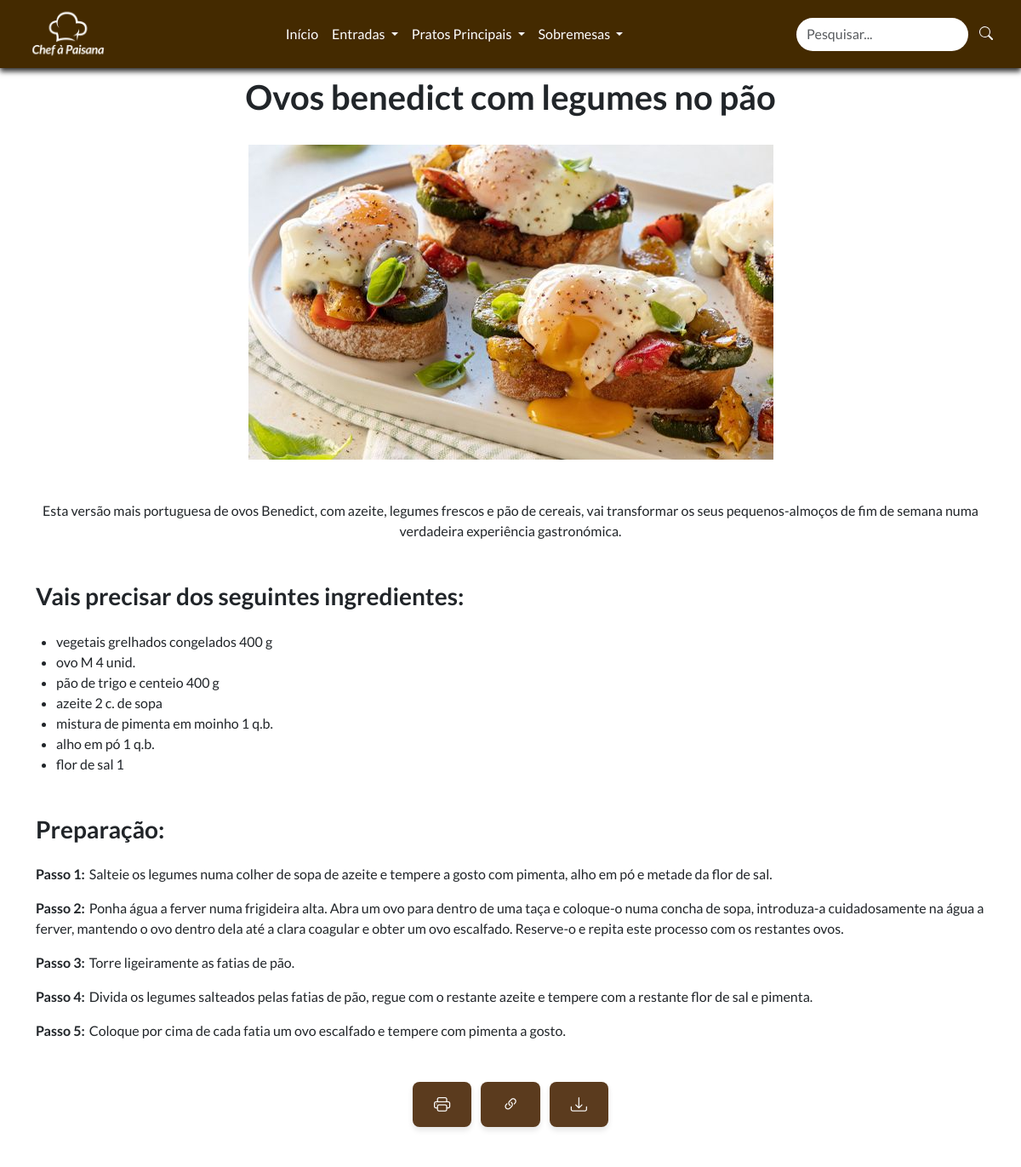
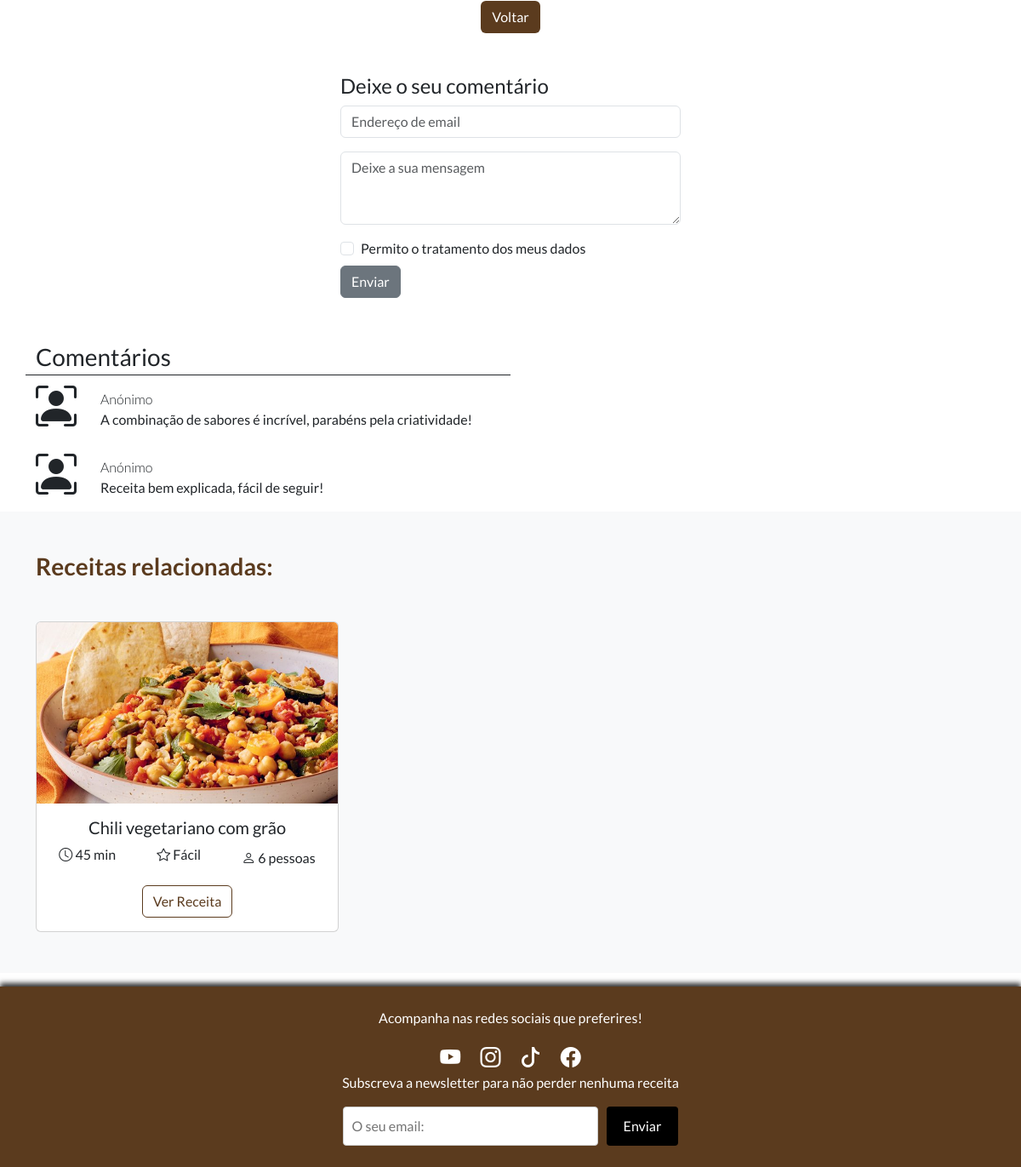
The page /receita.php?id=13 on the database its author committed (2 pictures, top to bottom).
### tables this page shows
CREATE TABLE IF NOT EXISTS `receitas` (
  `id` int(11) unsigned NOT NULL AUTO_INCREMENT,
  `imagem` varchar(128) DEFAULT NULL,
  `titulo` varchar(50) DEFAULT NULL,
  `ingredientes` text DEFAULT NULL,
  `temp_prep` int(11) DEFAULT NULL,
  `preparacao` longtext DEFAULT NULL,
  `dificuldade` varchar(50) DEFAULT NULL,
  `n_pessoas` int(11) DEFAULT NULL,
  `tipo_receita` varchar(50) DEFAULT NULL,
  `descricao` text DEFAULT NULL,
  PRIMARY KEY (`id`)
);

CREATE TABLE IF NOT EXISTS `comentarios` (
  `id` int(11) unsigned NOT NULL AUTO_INCREMENT,
  `receitaId` int(11) unsigned NOT NULL DEFAULT 0,
  `email` varchar(50) DEFAULT '0',
  `mensagem` text NOT NULL,
  PRIMARY KEY (`id`)
);

### receita.php (the view, shortened to what this page needs)
<?php
$user ='projeto';
$pass = 'web';
$database = 'projetoweb';
try{
  $dbh = new PDO('mysql:host=localhost:3307;charset=utf8;dbname='.$database, $user, $pass);
}catch(PDOException $e){
  echo $e;
}
$id = isset($_GET['id']) ? intval($_GET['id']) : 0;
$sql = 'SELECT * FROM receitas WHERE id = :id';
$stmt = $dbh->prepare($sql);
$stmt->execute([':id' => $id]);
$receita = $stmt->fetch(PDO::FETCH_ASSOC);
$tipoReceitaAtual = $receita['tipo_receita'];
$sqlRelacionadas = 'SELECT * FROM receitas WHERE tipo_receita = :tipo_receita AND id != :id LIMIT 3';
$stmtRelacionadas = $dbh->prepare($sqlRelacionadas);
$stmtRelacionadas->execute([':tipo_receita' => $tipoReceitaAtual, ':id' => $receita['id']]);
$receitasRelacionadas = $stmtRelacionadas->fetchAll(PDO::FETCH_ASSOC);
?>
<!DOCTYPE html>
<html lang="pt">
<head>
    <?php require ('includes/linkscss.php') ?>
</head>
<body>
<?php require ('includes/header.php') ?>
<?php require ('includes/connections.php') ?>
<div id="parteImprimir" class="container mt-4 mb-5">
    <div class="text-center">
        <h1 class="fw-bold" style="margin-top: 90px"><?php echo $receita['titulo']; ?></h1>
        <img src="imgs/<?php echo $receita['imagem']; ?>" alt="<?php echo $receita['titulo']; ?>" class="img-fluid my-4">
        <p class="mt-4"><?php echo htmlspecialchars($receita['descricao']); ?></p>
        <h3 style="text-align: left" class="fw-bold mt-5 mb-4">Vais precisar dos seguintes ingredientes:</h3>
        <ul class="list-group ms-4">
            <?php
            $ingredientes = explode(',', $receita['ingredientes']);
            foreach ($ingredientes as $ingrediente): ?>
                <li style="text-align: left"><?php echo trim($ingrediente); ?></li>
            <?php endforeach; ?>
        </ul>
        <h3 style="text-align: left" class="fw-bold mt-5 mb-4">Preparação:</h3>
        <div>
            <?php
            $preparacao = explode(';', $receita['preparacao']);
            foreach ($preparacao as $preparacao):
                preg_match('/(Passo \d+:)(.*)/', $preparacao, $matches);
                ?>
                <p style="text-align: left">
                    <strong><?php echo htmlspecialchars($matches[1]); ?></strong><span style="margin-left: 5px;"></span><?php echo htmlspecialchars(trim($matches[2])); ?>
                </p>
            <?php endforeach; ?>
        </div>
    </div>
</div>
          <div class="text-center mt-3 mb-5">
            <div class="tooltip-container">
                <button class="btn-print me-2" onclick="window.print()">
                    <i class="bi bi-printer"></i>
                </button>
            </div>
            <div class="tooltip-container">
                <button class="btn-copy me-2" onclick="copiarLink()">
                    <i class="bi bi-link-45deg"></i>
                </button>
            </div>
            <div class="tooltip-container">
                <button class="btn-download" onclick="downloadReceita()">
                    <i class="bi bi-download"></i>
                </button>
            </div>
        </div>
        <div class="text-center mt-1 mb-5">
            <button onclick="history.back()" class="btn" style="color: white; background-color: #5b3b1e;">Voltar</button>
        </div>
        <div style="width: 400px;" class="mt-3 mb-5 mx-auto">
            <h4>Deixe o seu comentário</h4>
            <form action="comentarioinserir.php" method="POST">
                <div class="mb-3">
                    <input type="email" name="email" class="form-control" placeholder="Endereço de email" required>
                </div>
                <div class="mb-3">
                    <textarea name="mensagem" class="form-control" rows="3" placeholder="Deixe a sua mensagem" required></textarea>
                </div>
                <div class="form-check mt-2 mb-2">
                    <input name="aceito" class="form-check-input" type="checkbox" value="1" id="com-check" required>
                    <label class="form-check-label" for="com-check">
                        Permito o tratamento dos meus dados
                    </label>
                </div>
                <button type="submit" class="btn btn-secondary">Enviar</button>
            </form>
        </div>
        <?php
        $sql = 'SELECT * FROM comentarios WHERE receitaId = :i ORDER BY id DESC';
        $stmt = $dbh->prepare($sql);
        $stmt->bindValue(':i', $id);
        $stmt->execute();
        if(!$stmt || $stmt->rowCount() == 0){
            $resultados = false;
        }else $resultados = true;
        ?>
        <div class="container">
            <div class="row">
                <div class="col-6 fs-3 border-bottom border-dark">Comentários</div>
            </div>
            <?php
            if($resultados){
                while($c = $stmt->fetchObject()){
            ?>
                    <div class="row">
                        <div class="col-auto">
                            <i class="bi bi-person-bounding-box" style="font-size:48px;"></i>
                        </div>
                        <div class="col p-3">
                            <div class="fw-light">Anónimo </div>
                            <div><?= $c->mensagem ?></div>
                        </div>
                    </div>
            <?php
                }
            }else{
                echo '<p>Ainda não foram inseridos comentários.</p>';
            }
            ?>
        </div>
        <section class="bg-light py-5">
            <div class="container">
                <h3 class="text-start fw-bold mb-5" style="color: #5b3b1e;">Receitas relacionadas:</h3>
                <div class="row g-4">
                    <?php if (!empty($receitasRelacionadas)): ?>
                    <?php foreach ($receitasRelacionadas as $receitaRelacionada): ?>
                    <div class="col-md-4">
                        <div class="card">
                            <img src="imgs/<?php echo $receitaRelacionada['imagem']; ?>" class="card-img-top" alt="<?php echo $receitaRelacionada['titulo']; ?>">
                            <div class="card-body text-center">
                                <h5 class="card-title"><?php echo $receitaRelacionada['titulo']; ?></h5>
                                <div class="d-flex justify-content-center align-items-center mb-3">
                                    <div class="me-5 mb-2"><i class="bi bi-clock"></i> <?php echo $receitaRelacionada['temp_prep']; ?> min</div>
                                    <div class="me-5 mb-2"><i class="bi bi-star"></i> <?php echo $receitaRelacionada['dificuldade']; ?></div>
                                    <div><i class="bi bi-person"></i> <?php echo $receitaRelacionada['n_pessoas']; ?> pessoas</div>
                                </div>
                                <a href="receita.php?id=<?php echo $receitaRelacionada['id']; ?>" class="btn"
                                    style="border: 1px solid #5b3b1e; color: #5b3b1e; background-color: transparent;"
                                    onmouseover="this.style.backgroundColor='#5b3b1e'; this.style.color='white';"
                                    onmouseout="this.style.backgroundColor='transparent'; this.style.color='#5b3b1e';">
                                    Ver Receita
                                </a>
                            </div>
                        </div>
                    </div>
                    <?php endforeach; ?>
                    <?php else: ?>
                    <h4>Nenhuma receita relacionada encontrada.</h4>
                    <?php endif; ?>
                </div>
            </div>
        </section>
<?php require ('includes/footer.php') ?>
</body>
</html>

### includes/linkscss.php (shortened to what this page needs)
<link rel="stylesheet" href="css/bootstrap.min.css">
<link rel="stylesheet" href="css/bootstrap-icons.min.css">
<link rel="stylesheet" href="css/style.css">
<link rel="stylesheet" href="https://cdnjs.cloudflare.com/ajax/libs/font-awesome/6.0.0/css/all.min.css">

### includes/header.php (shortened to what this page needs)
<?php require ('includes/linkscss.php')?>
    <nav class="navbar navbar-expand-lg navbar-expand-md" id="navbar">
      <a href="index.php" class="navbar-brand ms-3 me-5" id="logo"><img src="imgs/logonb1.png" alt=""></a>
      <div class="collapse navbar-collapse ms-5" id="mynavbar">
        <ul class="navbar-nav m-auto">
          <li class="nav-item">
            <a href="index.php" class="nav-link">Início</a>
          </li>
         <li class="nav-item dropdown">
          <a
            href="#"
            class="nav-link dropdown-toggle"
            id="entradasDropdown"
            role="button"
            data-bs-toggle="dropdown"
            aria-expanded="false">
            Entradas
          </a>
        </li>
          <li class="nav-item dropdown">
            <a
              href="#"
              class="nav-link dropdown-toggle"
              id="pratosPrincipaisDropdown"
              role="button"
              data-bs-toggle="dropdown"
              aria-expanded="false">
              Pratos Principais
            </a>
          </li>
         <li class="nav-item dropdown">
          <a
            href="#"
            class="nav-link dropdown-toggle"
            id="sobremesasDropdown"
            role="button"
            data-bs-toggle="dropdown"
            aria-expanded="false">
            Sobremesas
          </a>
        </li>
        </ul>
        <form class="d-flex" action="pesquisa.php" method="GET">
          <input type="text" name="query" class="form-control me-2" placeholder="Pesquisar..." required>
          <button type="submit" class="me-2" id="btn">
          </button>
        </form>
      </div>
    </nav>

### includes/footer.php (shortened to what this page needs)
<?php require ('includes/linkscss.php')?>
    <footer class="footer mt-3">
      <div class="footer-content">
        <p>Acompanha nas redes sociais que preferires!</p>
        <div class="social-icons">
          <a href="#"><i class="bi bi-youtube"></i></a>
          <a href="#"><i class="bi bi-instagram"></i></a>
          <a href="#"><i class="bi bi-tiktok"></i></a>
          <a href="#"><i class="bi bi-facebook"></i></i></a>
        </div>
        <p>Subscreva a newsletter para não perder nenhuma receita</p>
        <form id="newsletterForm" action="newsletter.php" method="POST" style="display: flex; justify-content: center; margin-top: 10px;">
          <input type="email" name="email" placeholder="O seu email:" required style="padding: 10px; width: 25%; margin-right: 10px; border: 1px solid #ccc; border-radius: 4px;">
          <button type="submit" style="padding: 10px 20px; background-color:rgb(0, 0, 0); color: #fff; border: none; border-radius: 4px; cursor: pointer; transition: background-color 0.3s;">Enviar</button>
        </form>
        </div>
    </footer>

### css/style.css (style rules this page uses)
* { margin: 0; padding: 0; text-decoration: none; scroll-behavior: smooth; font-family: 'Lato', sans-serif; }
#navbar { background: #442a00; padding: 20px; display: flex; justify-content: center; position: fixed; top: 0; width: 100%; box-shadow: 0 4px 6px rgba(0, 0, 0, 0.8); z-index: 10; }
.navbar-brand img { position: absolute; z-index: 100; top: -20px; left: 20px; height: 120px; }
.nav-item .nav-link { color: white; font-size: 16px; font-weight: 400; transition: 0.15s; }
#navbar input { background: white; border-radius: 50px; border: white; color: rgb(0, 0, 0); }
#btn { border-radius: 5px; padding: 5px; border: none; background: transparent; transition: 0.15s; margin-bottom: 5px; }
.btn-print, .btn-copy, .btn-download { background-color: #5b3b1e; color: white; padding: 12px 25px; font-size: 1.2rem; border: none; border-radius: 8px; cursor: pointer; text-transform: uppercase; transition: all 0.3s ease; box-shadow: 0 4px 6px rgba(0, 0, 0, 0.1); }
.tooltip-container { position: relative; display: inline-block; }

### includes/footer.php (style rules this page uses)
html, body { height: 100%; margin: 0; }
.footer { background-color: #5b3b1e; color: #fff; padding: 25px 0; text-align: center; width: 100%; margin: 0; bottom: 0; position: relative; box-shadow: 0 -4px 6px rgba(0, 0, 0, 0.8); }
.footer .social-icons a { color: #fff; margin: 0 10px; font-size: 24px; text-decoration: none; }

### rows shown on the page
receitas: titulo "Ovos benedict com legumes no pão", imagem (picture), descricao "Esta versão mais portuguesa de ovos Benedict, com azeite, legumes frescos e pão de cereais, vai transformar os seus pequenos-almoços de fim de semana numa verdadeira experiência gastronómica.", ingredientes "vegetais grelhados congelados 400 g", ingredientes "ovo M 4 unid.", ingredientes "pão de trigo e centeio 400 g", ingredientes "azeite 2 c. de sopa", ingredientes "mistura de pimenta em moinho 1 q.b.", ingredientes "alho em pó 1 q.b.", ingredientes "flor de sal 1"
comentarios: mensagem "A combinação de sabores é incrível, parabéns pela criatividade!"
comentarios: mensagem "Receita bem explicada, fácil de seguir!"
receitas: imagem (picture), titulo "Chili vegetariano com grão", temp_prep "45", dificuldade "Fácil", n_pessoas "6"

### other values the page prints
$matches[1] "Passo 1:"
$matches[2] "Salteie os legumes numa colher de sopa de azeite e tempere a gosto com pimenta, alho em pó e metade da flor de sal."
$matches[1] "Passo 2:"
$matches[1] "Passo 3:"
$matches[2] "Torre ligeiramente as fatias de pão."
$matches[1] "Passo 4:"
$matches[2] "Divida os legumes salteados pelas fatias de pão, regue com o restante azeite e tempere com a restante flor de sal e pimenta."
$matches[1] "Passo 5:"
$matches[2] "Coloque por cima de cada fatia um ovo escalfado e tempere com pimenta a gosto."
